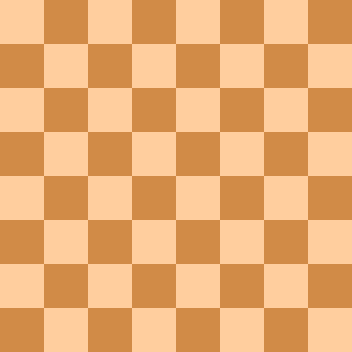
#> input picture assets/flat_chessboard.png, 352 x 352 px
$ jupyter execute corner_detection.ipynb   (shell and % lines are left out)
#> lines starting #> are read from the running program, lines starting #| are printed output that depends on the picture; after the words box and inside, x2 and y2 are one past the last pixel; in counts of white or black regions, pixels touching at a corner belong together
# Corner Detection

**The definition of corner** is a point whose local neighborhoods stands in two dominant and different edge directions.

## How It Works

### Harris Corner Detection

The basic intuition that corners can be detected by looking for changes in all directions.

- Shifting a "window" in any diraction would result in a large change in appearance when found a **Corner**;

- **Flat** regions will have no change in any directions;

- **Edges** won't have a major change along the edge direction.

[The full mathematics](https://en.wikipedia.org/wiki/Harris_Corner_Detector)

### Shi-Tomasi Corner Detection

Modify Harris Corner Detection to get better results.

It changes the scoring function selection criteria that Harris's uses

#### Harris uses:
```
R = a1*a2 - K(a1+a2)
```

#### Shi-Tomasi uses:
```
R = min(a1,a2)
```

[cell 1]
import cv2 as cv
import numpy as np
import matplotlib.pyplot as plt

## Image Resource

[cell 2]
chess_img = cv.imread('../assets/flat_chessboard.png')
#> chess_img is the input picture: shape (352, 352, 3); mean B, G, R 114.5, 172.5, 232
chess_img = cv.cvtColor(chess_img, cv.COLOR_BGR2RGB)
plt.imshow(chess_img)

[cell 3]
chess_img_gray = cv.cvtColor(chess_img, cv.COLOR_RGB2GRAY)
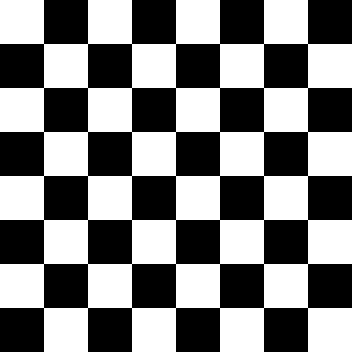
#> chess_img_gray: shape (352, 352); values 152 (black) and 215 (white), 50% white; 1 white region, box (x1, y1, x2, y2) and area: (0, 0, 352, 352) 61952
plt.imshow(chess_img_gray, cmap="gray")

[cell 4]
real_chess_img = cv.imread('../assets/real_chessboard.jpg')
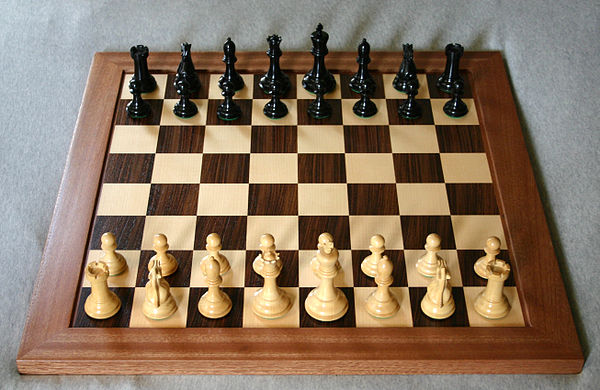
#> input picture assets/real_chessboard.jpg, 600 x 390 px
#> real_chess_img is the input picture: shape (390, 600, 3); mean B, G, R 98.1, 117.7, 137.5
real_chess_img = cv.cvtColor(real_chess_img, cv.COLOR_BGR2RGB)
plt.imshow(real_chess_img)

[cell 5]
real_chess_img_gray = cv.cvtColor(real_chess_img, cv.COLOR_RGB2GRAY)
plt.imshow(real_chess_img_gray, cmap="gray")

## Applying Harris Corner Detection

### Coverting Units

To use Harris algorithm, we need to convert the image integer units to float point

[cell 6]
float_img = np.float32(chess_img_gray)

### Applying the algorithm

- **blockSize:** The neighborhood size;
- **ksize:** The apperture parameter for the sobel operation.
- **k:** The harris detector free parameter

#### The K
where *k* is an empirically determined constant,
*k exists in \[0.04,0.06\]*

[cell 7]
result = cv.cornerHarris(float_img, blockSize=2, ksize=3, k=0.05)

### Showing the results

[cell 8]
result = cv.dilate(result, None) # just to show the results
# Where my result of Harris Alg. is gratter tha 1% of the maximum value, will be colored RED.
chess_img[result>0.01*result.max()] = (255,0,0)
#> chess_img: shape (352, 352, 3); mean R, G, B 232.2, 170.8, 113.4
plt.imshow(chess_img)

### The real chessboard

[cell 9]
# Convert unitis
float_img = np.float32(real_chess_img_gray)
#> float_img: shape (390, 600) float32
# Apply alg.
result = cv.cornerHarris(float_img, blockSize=2, ksize=3, k=0.05)
#> result: shape (390, 600) float32
# Show results
result = cv.dilate(result, None)
real_chess_img[result>0.01*result.max()] = (255,0,0)
#> real_chess_img: shape (390, 600, 3); mean R, G, B 142.1, 115, 96
plt.imshow(real_chess_img)

### The screw's nut

[cell 10]
# Import
nut_img = cv.imread('../assets/porca_frontal.jpg')
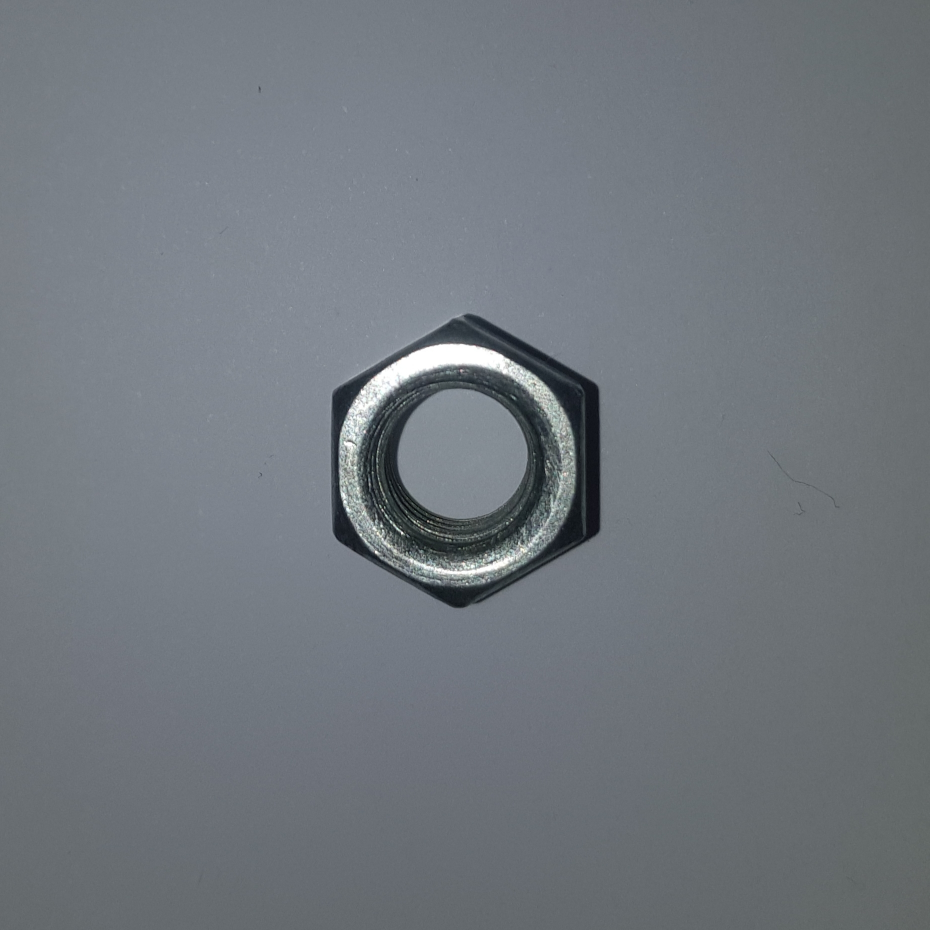
#> input picture assets/porca_frontal.jpg, 1859 x 1860 px (shown at 1/2 size)
#> nut_img is the input picture: shape (1860, 1859, 3); mean B, G, R 125.4, 119, 112.8
nut_img = cv.cvtColor(nut_img, cv.COLOR_BGR2RGB)
gray_nut_img = cv.cvtColor(nut_img, cv.COLOR_RGB2GRAY)
# Convert unitis
float_nut_img = np.float32(gray_nut_img)
# Apply alg.
blockSize = 36
ksize = 31
k = 0.06
dst = cv.cornerHarris(float_nut_img, blockSize, ksize, k)
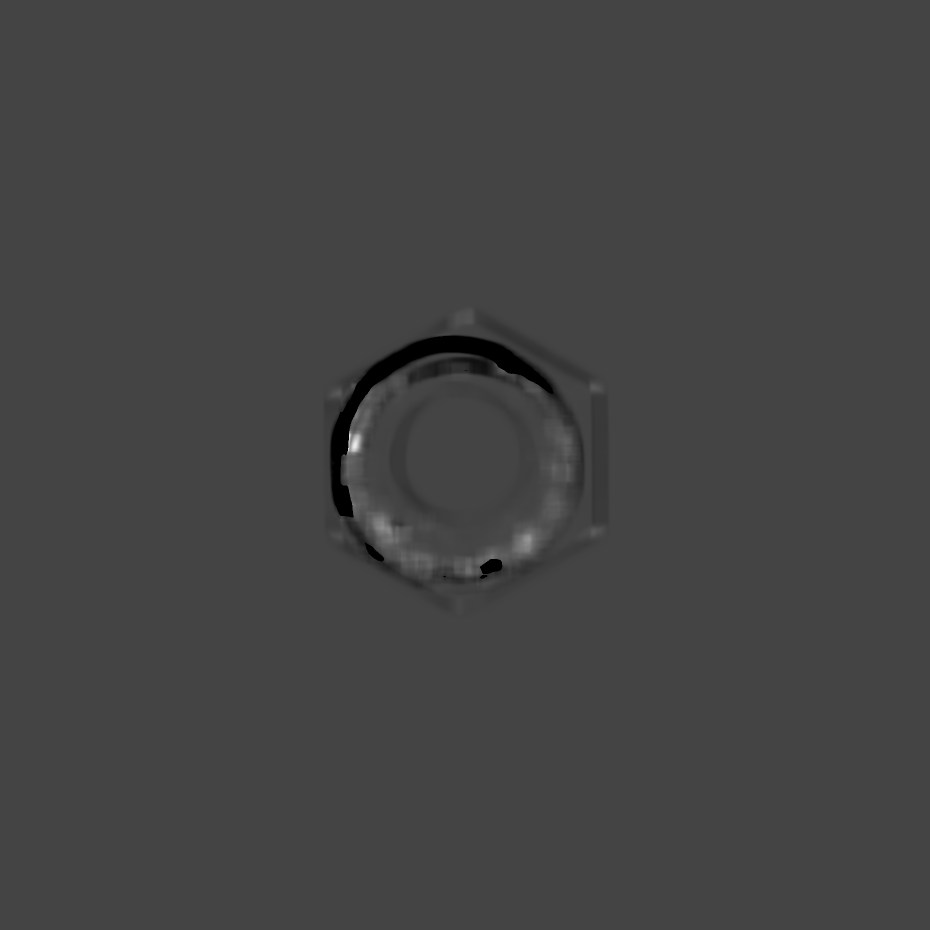
#> dst: shape (1860, 1859) float32 (shown at 1/2 size); 0.61% of the values are NaN or infinite; the others: min -1.94e+37, max 5.34e+37, mean nan; drawn with min black, max white, NaN and infinite black
# Show results
dst = cv.dilate(dst, None)
nut_img[dst>0.01*dst.max()] = (255,0,0)
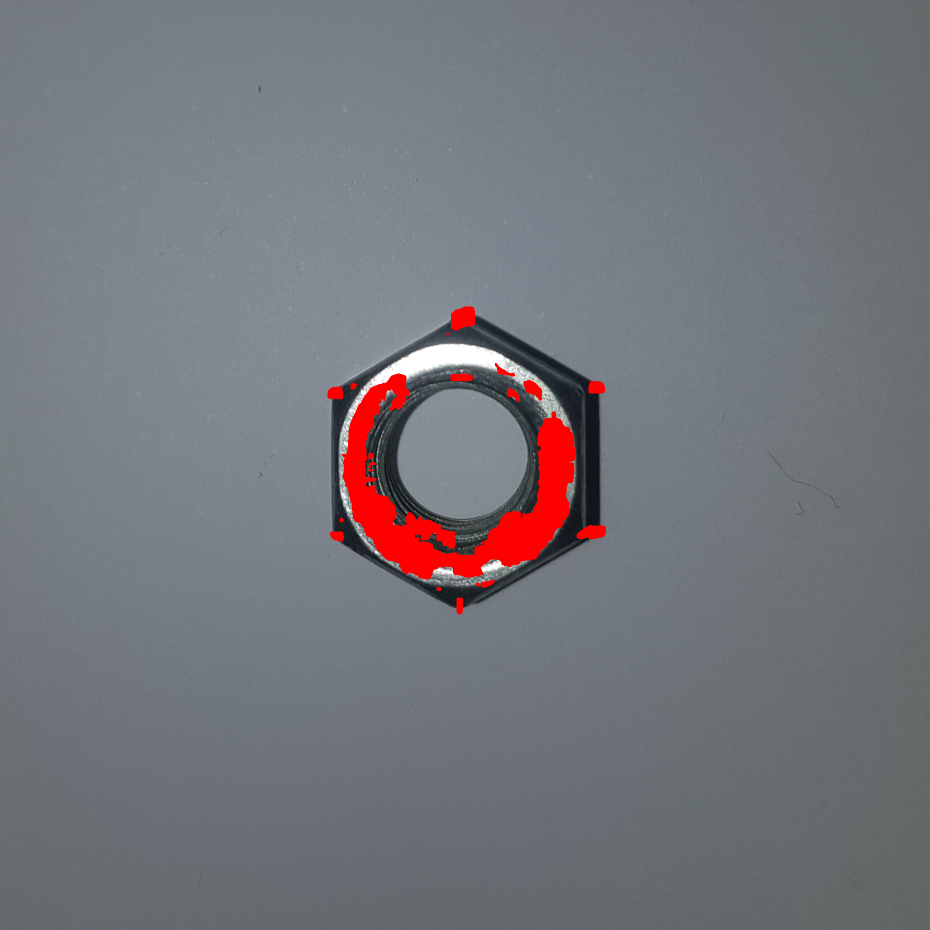
#> nut_img: shape (1860, 1859, 3) (shown at 1/2 size); mean R, G, B 115.6, 116.7, 123.1
plt.imshow(nut_img)

## Applying Shi-Tomasi Corner Detection

### Reseting the images

[cell 11]
chess_img = cv.imread('../assets/flat_chessboard.png')
chess_img = cv.cvtColor(chess_img, cv.COLOR_BGR2RGB)
chess_img_gray = cv.cvtColor(chess_img, cv.COLOR_RGB2GRAY)

### Applying the Shi-Tomasi

- **Max Corners:** How much corners we want to have (0 returns all corners found);
- **Quality Level** Quality level for the corner;
- **Min Distance:** Min distance between corners.

[cell 12]
# Note, it doen't auto draw corners
corners = cv.goodFeaturesToTrack(chess_img_gray, 0, 0.01,10)
#> corners = 49 rows, first 8: [308, 308], [264, 308], [220, 308], [176, 308], [132, 308], [88, 308], [44, 308], [308, 264]

### Drawing the corners

The biggest desadvantege of 'goodFeaturesToTrack' is that it doen't automatic draw the corners.

[cell 13]
corners = np.int0(corners)

for corner in corners:
    x, y = corner.ravel()
    cv.circle(chess_img, (x,y), 4, (255,0,0), -1)
#> this loop made 49 passes
#> (x, y) on passes 1 to 12: (308, 308), (264, 308), (220, 308), (176, 308), (132, 308), (88, 308), (44, 308), (308, 264), (264, 264), (220, 264), (176, 264), (132, 264)
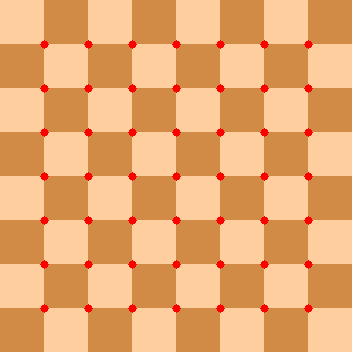
#> chess_img: shape (352, 352, 3); mean R, G, B 232.4, 169.2, 112.3

plt.imshow(chess_img)

### The real chessboard

[cell 14]
real_chess_img = cv.imread('../assets/real_chessboard.jpg')
real_chess_img = cv.cvtColor(real_chess_img, cv.COLOR_BGR2RGB)
real_chess_img_gray = cv.cvtColor(real_chess_img, cv.COLOR_RGB2GRAY)

[cell 15]
corners = cv.goodFeaturesToTrack(real_chess_img_gray, 80, 0.01,25)
#> corners = 80 rows, first 8: [178, 91], [132, 90], [448, 86], [207, 288], [403, 87], [248, 183], [154, 154], [274, 109]

[cell 16]
corners = np.int0(corners)

for corner in corners:
    x, y = corner.ravel()
    cv.circle(real_chess_img, (x,y), 4, (255,0,0), -1)
#> this loop made 80 passes
#> (x, y) on passes 1 to 12: (178, 91), (132, 90), (448, 86), (207, 288), (403, 87), (248, 183), (154, 154), (274, 109), (223, 92), (278, 258), (261, 80), (197, 216)
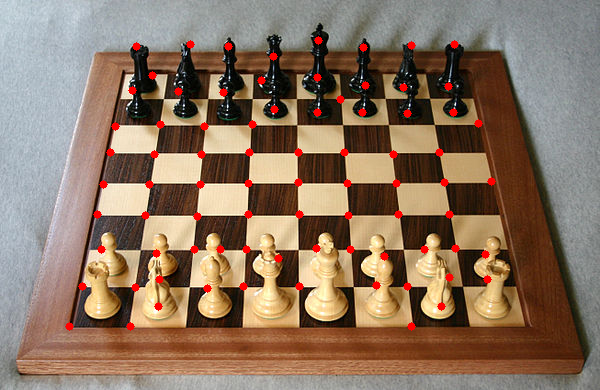
#> real_chess_img: shape (390, 600, 3); mean R, G, B 139.8, 116, 96.8

plt.imshow(real_chess_img)

### The screw's nut

[cell 17]
# Import
nut_img = cv.imread('../assets/porca_frontal.jpg')
nut_img = cv.cvtColor(nut_img, cv.COLOR_BGR2RGB)
gray_nut_img = cv.cvtColor(nut_img, cv.COLOR_RGB2GRAY)

[cell 18]
max_value = 255
block_size = 105
c = 27

threshold_img = cv.adaptiveThreshold(gray_nut_img, max_value, cv.ADAPTIVE_THRESH_MEAN_C, cv.THRESH_BINARY_INV, block_size, c)
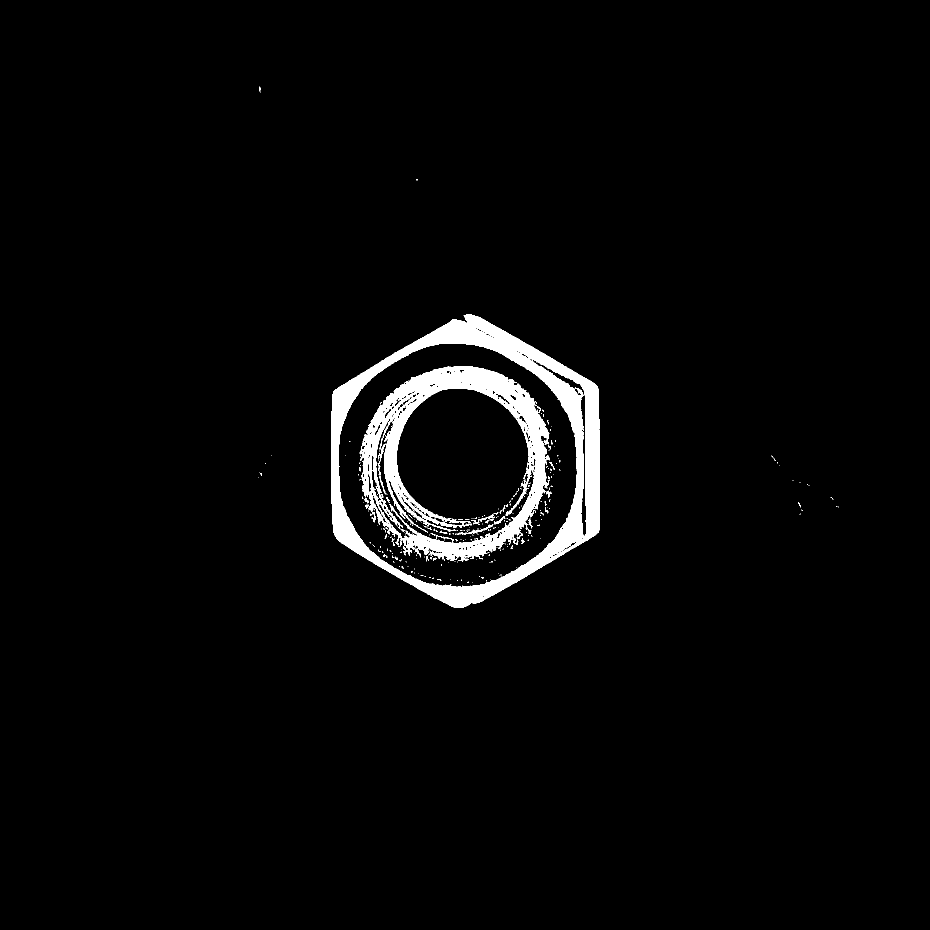
#> threshold_img: shape (1860, 1859) (shown at 1/2 size); 2.9% white; 288 white regions (256 under 20 px), largest, box (x1, y1, x2, y2) and area: (662, 628, 1200, 1216) 54736, (719, 732, 1099, 1123) 42377, (914, 1049, 986, 1070) 267
threshold_img[0:, 0:580] = 0
threshold_img[0:, 1200:] = 0
plt.imshow(threshold_img, cmap="gray")

[cell 19]
original_img_copy = nut_img.copy()
threshold_img_copy = threshold_img.copy()

# Apply alg
max_corners = 0
quality_level = 0.01
min_distance = 25

nut_corners = cv.goodFeaturesToTrack(threshold_img_copy, max_corners, quality_level,min_distance)
#> nut_corners = 185 rows, first 8: [1009, 1062], [983, 1123], [776, 1046], [1060, 995], [906, 1067], [868, 1059], [1115, 911], [862, 1110]
# Showing
nut_corners = np.int0(nut_corners)

for corner in nut_corners:
    x, y = corner.ravel()
    cv.circle(original_img_copy, (x,y), 10, (255,0,0), -1)
#> this loop made 185 passes
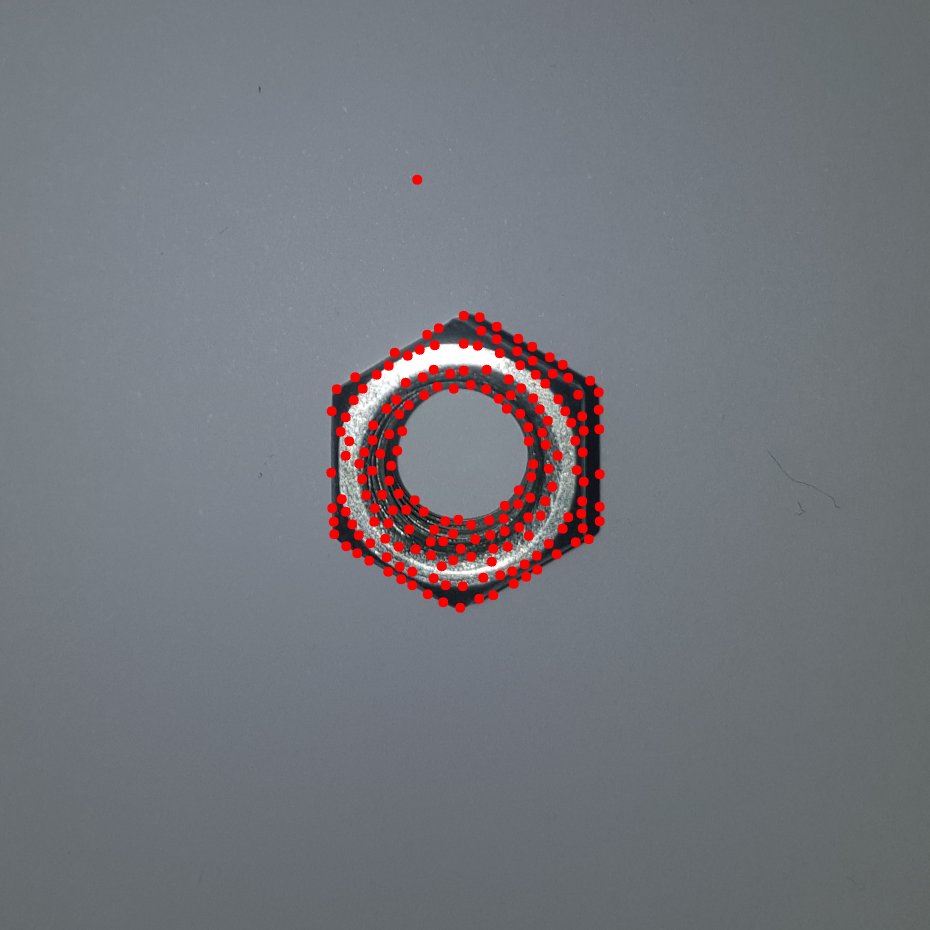
#> original_img_copy: shape (1860, 1859, 3) (shown at 1/2 size); mean R, G, B 115.8, 117.5, 123.9

plt.imshow(original_img_copy)
